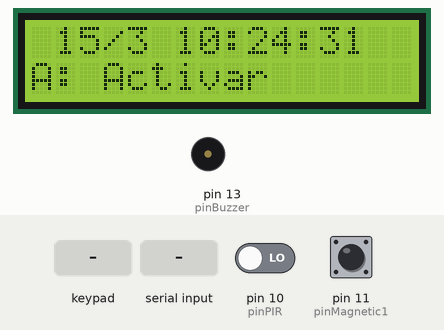
Simulated run of this sketch. Board: Arduino Uno, built with avr-gcc and run on an emulated ATmega328P. Parts: 16×2 character LCD, buzzer (waves = sounding, pin HIGH). Inputs (shaded band) come from the test bench; at power-on: pin 10 (pinPIR) LOW, pin 11 (pinMagnetic1) HIGH. The local clock reads 2024-03-15 10:24:30 at power-on unless the sketch sets it.

Above: at 1.2 s.
1.3 s: key 'B' pressed
At 2.7 s:
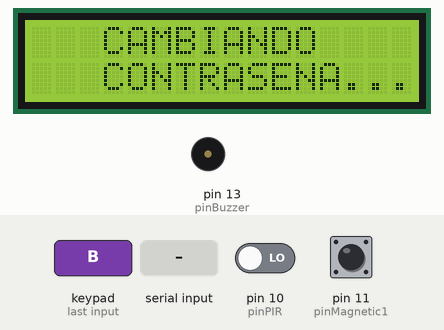
4.3 s: keypad keys 9 8 7 6 * pressed 0.4 s apart
At 8.0 s:
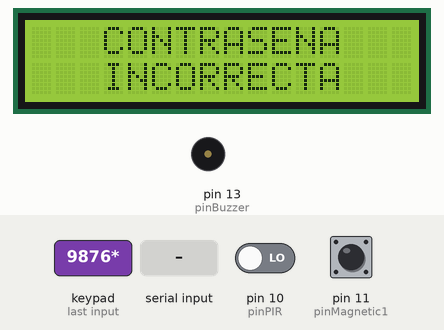
8.2 s: key 'C' pressed
At 10.3 s:
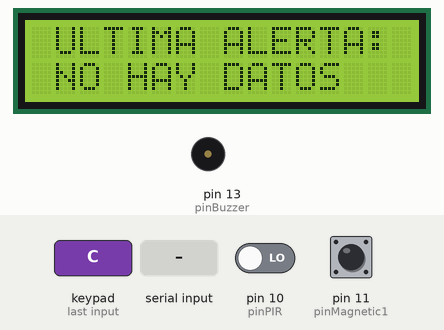
10.8 s: key 'A' pressed
13.8 s: "t;" received over Serial
At 16.63 s:
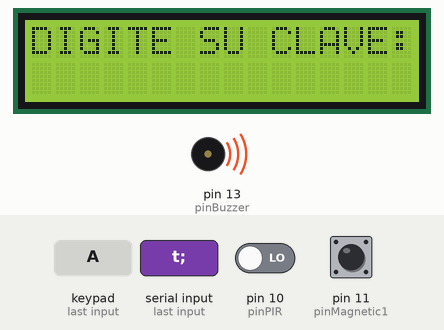
16.8 s: keypad keys 5 4 3 2 * pressed 0.4 s apart
At 21.76 s:
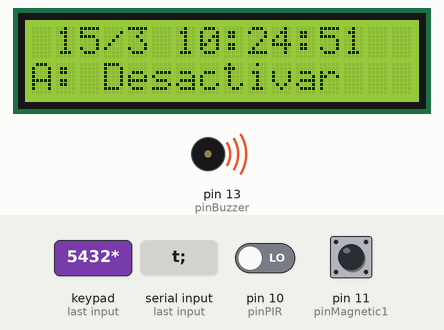
Timing chart, 0 to 25.5 s (numbered marks = the images above; inputs shaded):
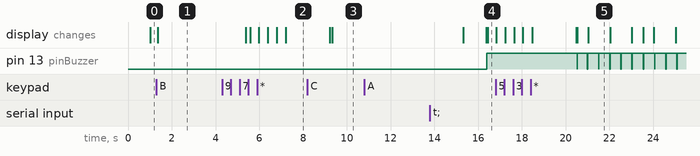

Measured:
- after the input at 1.3 s, the display: changes after 0.05 s (image 1)
- after the input at 4.3 s, the display: first differs from a run without the input after 1.3 s (image 2 shows a later state)
- after the input at 10.8 s, every drawn part: stays the same
- after the input at 13.8 s, pin 13 (pinBuzzer): LOW → HIGH after 2.6 s
- after the input at 16.8 s, pin 13 (pinBuzzer): alternates HIGH for 0.49 s and LOW for 0.02 s, starting after 3.7 s; the display: first changes at once (image 5 shows a later state)
- what the display in image 5 shows lasts 1.0 s, from 21.0 s to 22.0 s

The sketch:

Alarma.ino
```cpp
#include <Keypad.h>
#include <Wire.h>
#include "RTClib.h"
// Declaramos un RTC DS3231
RTC_DS3231 rtc;
#include <LiquidCrystal_I2C.h>

// Set the LCD address to 0x27 for a 16 chars and 2 line display
LiquidCrystal_I2C lcd(0x27, 16, 2);

const byte ROWS = 4; //four rows
const byte COLS = 4; //four columns

//define the cymbols on the buttons of the keypads
char hexaKeys[ROWS][COLS] = {
  {'1','2','3','A'},
  {'4','5','6','B'},
  {'7','8','9','C'},
  {'*','0','#','D'}
};
byte rowPins[ROWS] = {9, 8, 7, 6}; //connect to the row pinouts of the keypad
byte colPins[COLS] = {5, 4, 3, 2}; //connect to the column pinouts of the keypad

//initialize an instance of class NewKeypad
Keypad customKeypad = Keypad( makeKeymap(hexaKeys), rowPins, colPins, ROWS, COLS);

//PINES AND OTHERS
const int pinBuzzer = 13;
const int pinPIR = 10;
const int pinMagnetic1 = 11;
const int pinMagnetic2 = 12;
char key;

//VARIABLES DE FUNCIONAMIENTO
boolean showTime = true;
String options[3] = {"A: Activar", "B: Cambiar Contr", "C: Ver Reporte"};
int contOpt = 0;
String currentTime = "";
const long intervalOption = 3000;
long previusMillOpt = 0;

boolean isActive = false;
boolean sound = false;
String PASSWORD = "123454321";
String lastAlarm = "NO HAY DATOS";
const long intervalBuzzer  = 500;
long previousMillBuzzer = 0;

String estado;
String contrasena;

void setup() {
  if (! rtc.begin()) {
    //Serial.println("No hay un módulo RTC");
    while (1);
  }
  if (rtc.lostPower()) {
    rtc.adjust(DateTime(2018, 06, 19, 11, 01, 0));
  }

  Serial.begin(9600);
  pinMode(pinBuzzer, OUTPUT);
  pinMode(pinPIR, INPUT);
  pinMode(pinMagnetic1, INPUT_PULLUP);
  pinMode(pinMagnetic2, INPUT_PULLUP);

  lcd.begin();

  lcd.setCursor(0,1);
  lcd.print("                ");

  lcd.setCursor(0,1);
  lcd.print(options[contOpt]);

  contOpt++;
}

void loop() {
  key = customKeypad.getKey();
  unsigned long currentMillis = millis();

  DateTime now = rtc.now();
  currentTime = "";
  currentTime = currentTime + " " + now.day() + "/" + now.month() + " "+ now.hour() + ":" + now.minute() + ":" + now.second() + " ";

  if (showTime){
    lcd.setCursor(0,0);
    lcd.print(currentTime);

    if ((currentMillis - previusMillOpt) > intervalOption){
      previusMillOpt = currentMillis;
      lcd.setCursor(0,1);
      lcd.print("                ");

      lcd.setCursor(0,1);
      lcd.print(options[contOpt]);

      contOpt++;
      if (contOpt >= 3){
        contOpt = 0;
      }
    }
  }

  if (key != NO_KEY){
    if (key == 'A') {
      InitActivacion();
    } else if (key == 'B'){
      changePassword();
    } else if (key == 'C'){
      lcd.clear();
      lcd.setCursor(1, 0);
      lcd.print("ULTIMA ALERTA:");
      lcd.setCursor(1, 1);
      lcd.print(lastAlarm);
      delay(6000);
      lcd.clear();
    }
  }

  if (isActive){
    if (digitalRead(pinPIR) == HIGH || digitalRead(pinMagnetic1) == HIGH || digitalRead(pinMagnetic2) == HIGH){
      if (!sound){
        lastAlarm = currentTime;
      }
      sound = true;
    }
  }

  if (sound == true){
    analogWrite(pinBuzzer,128);
    if (currentMillis - previousMillBuzzer >= intervalBuzzer){
      digitalWrite(pinBuzzer, LOW); //deja de emitir
      previousMillBuzzer = currentMillis;
    }
  }

  if(Serial.available() > 0 ){
     estado = Serial.readStringUntil(';');
     contrasena = Serial.readString();

     PASSWORD = contrasena;
     if (estado == "t"){
        options[0] = "A: Desactivar";
        isActive = true;
     } else if (estado == "f"){
        isActive = false;
        sound = false;
        options[0] = "A: Activar";
        digitalWrite(pinBuzzer, LOW);
     }
  }
}
```

Activacion.ino
```cpp
void InitActivacion (){
  if (ValidatingPassword()){
    if (isActive){
      lcd.setCursor(5, 0);
      lcd.print("ALARMA");
      lcd.setCursor(3, 1);
      lcd.print("DESACTIVADA");
      isActive = !isActive;
      options[0] = "A: Activar";
      sound = false;
      digitalWrite(pinBuzzer, LOW);
    } else {
      lcd.setCursor(5, 0);
      lcd.print("ALARMA");
      lcd.setCursor(4, 1);
      lcd.print("ACTIVADA");
      isActive = !isActive;
      options[0] = "A: Desactivar";
    }
    delay(2000);
  }


}
```

Configuration.ino
```cpp
void changePassword(){
  lcd.clear();
  lcd.setCursor(3,0);
  lcd.print("CAMBIANDO");
  lcd.setCursor(3,1);
  lcd.print("CONTRASENA...");
  delay(4000);

  if (ValidatingPassword()){
    lcd.setCursor(0,0);
    lcd.print("NUEVA CONTRASENA");
    String newPassword = "";
    String concatPass = "";
    int contValidator = 0;
    while(true){
      key = customKeypad.getKey();
      if (key != NO_KEY){
        if (key == '*'){
          lcd.clear();
          if (contValidator <= 0){
            lcd.setCursor(0,0);
            lcd.print("ERROR: MIN. DIG.");
            lcd.setCursor(0,1);
            lcd.print("PERMITIDOS = 0");
            delay(2000);
          } else {
            PASSWORD = newPassword;
            String sendPass = "CP;hoka";
            Serial.println(sendPass);
            delay(10);
            lcd.setCursor(1,0);
            lcd.print("CLAVE GUARDADA");
            lcd.setCursor(2,1);
            lcd.print("EXITOSAMENTE");
          }
          delay(2000);
          lcd.clear();
          break;

        } else if (key != '*' && key != 'A' && key != 'B' && key != 'C' && key != 'D' && key != '#') {
          concatPass += "*";
          lcd.setCursor(0,1);
          lcd.print(concatPass);
          newPassword += key;

          contValidator++;
          if (contValidator > 10){
            lcd.clear();
            lcd.setCursor(0,0);
            lcd.print("ERROR: MAX. DIG.");
            lcd.setCursor(0,1);
            lcd.print("PERMITIDOS = 10");
            delay(2000);
            lcd.clear();
            break;
          }
        }
      }
      delay(100);
    }
  }
}

boolean ValidatingPassword(){
  lcd.clear();
  lcd.setCursor(0,0);
  lcd.print("DIGITE SU CLAVE:");
  String digitPass = "";
  String concatPass = "";
  while (true){
    key = customKeypad.getKey();
    if (key != NO_KEY){
      if (key == '*'){
        if (PASSWORD == digitPass){
          lcd.clear();
          return true;
        } else {
          lcd.clear();
          lcd.setCursor(3, 0);
          lcd.print("CONTRASENA");
          lcd.setCursor(3, 1);
          lcd.print("INCORRECTA");
          digitPass = "";
          concatPass = "";
          delay(2000);
          lcd.clear();
          return false;
        }

      } else if (key != '*' && key != 'A' && key != 'B' && key != 'C' && key != 'D' && key != '#') {
        concatPass += "*";
        lcd.setCursor(0,1);
        lcd.print(concatPass);
        digitPass += key;
      }
    }
    delay(100);
  }
}
```
